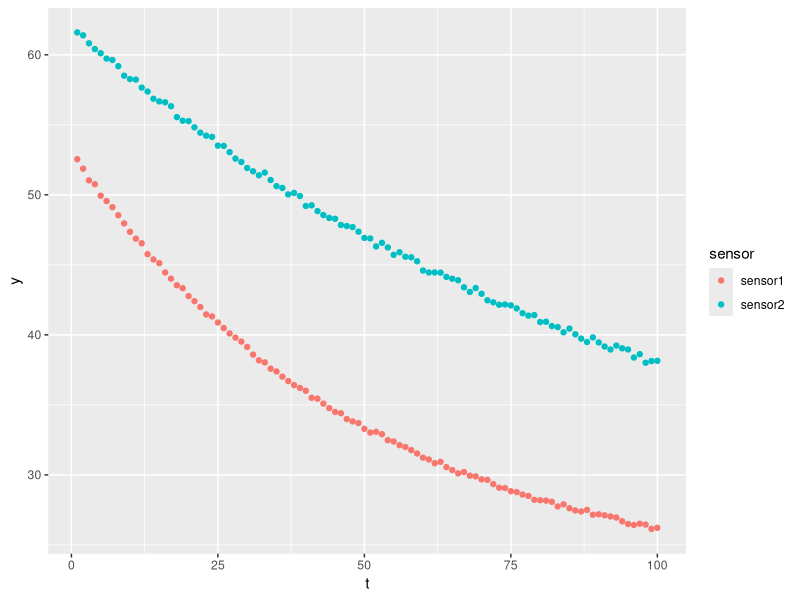

Write the R code that produced this figure. (Note: this script raises an error after producing the figure.)
library(tidyverse)
library(broom)

t = 1:100
y1 = 22 + (53 - 22) * exp(-0.02 * t) %>% jitter(10)
y2 = 24 + (60 - 22) * exp(-0.01 * t) %>% jitter(10)


df <- data.frame(t = t, y = y1, sensor = 'sensor1') %>% 
  rbind(. , data.frame(t = t, y = y2, sensor = 'sensor2'))
sensor1 <- df %>% filter(sensor == 'sensor1')


qplot(t, y, data = df, colour = sensor)


nls(y ~ yf + (y0 - yf) * exp(-alpha * t), 
    data = sensor1,
    start = list(y0 = 54, yf = 25, alpha = 1))

fit <- nls(y ~ SSasymp(t, yf, y0, log_alpha), data = sensor1)
fit


qplot(t, y, data = augment(fit)) + geom_line(aes(y = .fitted))


df %>% 
  group_by(sensor) %>% 
  do(fit = nls(y ~ SSasymp(t, yf, y0, log_alpha), data = .)) %>% 
  tidy(fit) %>% 
  select(sensor, term, estimate) %>% 
  spread(term, estimate) %>% 
  mutate(alpha = exp(log_alpha))
